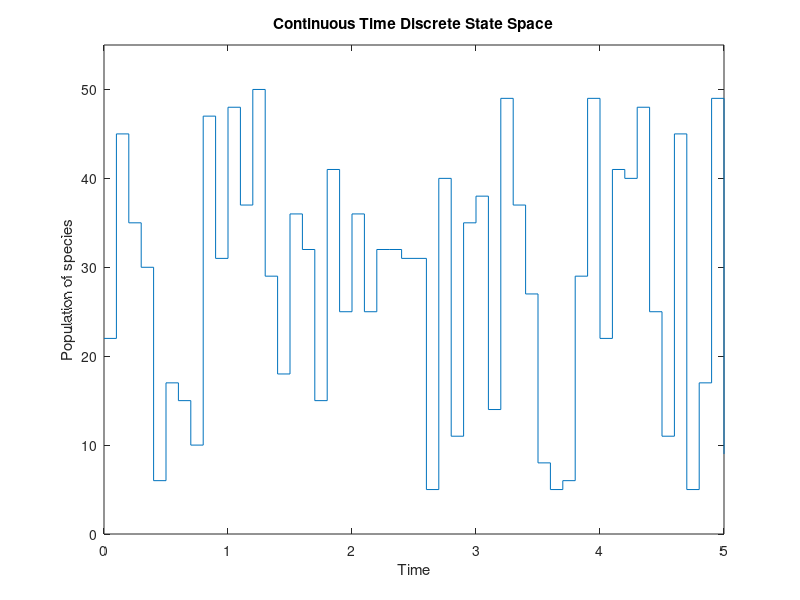
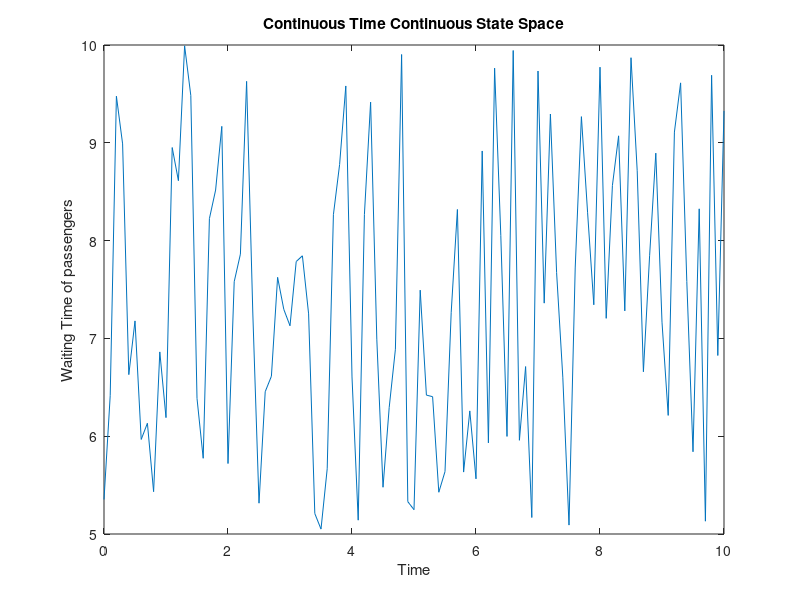

These figures' MATLAB source, in order:
%Continuous Time Discrete State Space
%Population of a species at any specific point of time
x = [0:0.1:5];
y = randi([5 50],length(x),1);
figure
stairs(x,y);
ylim([0 55]);
title("Continuous Time Discrete State Space");
xlabel("Time");
ylabel("Population of species");

%Continuous Time Continuous State Space
%Waiting time for the train of passengers arriving (rate 5) at a platform
x = [0:0.1:10];
y = 5 + 5*rand(length(x),1);
figure
plot(x,y);
title("Continuous Time Continuous State Space");
xlabel("Time");
ylabel("Waiting Time of passengers");